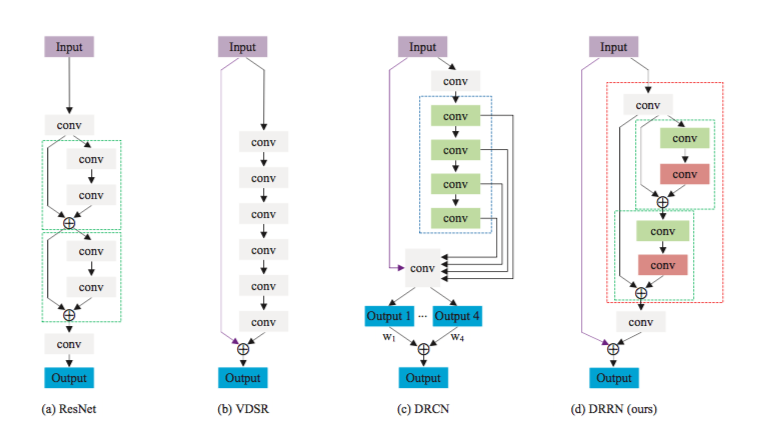
#> input picture sr/notes_history_of_evolution01.png, 764 x 424 px
$ python -i h5.py   (imports and definitions only)
#> lines starting #> are read from the running program, lines starting #| are printed output that depends on the picture
import codecs
import h5py
import numpy as np
from PIL import Image


def_size = 41
def_stride = def_size//2


def dataset_from_file(file_name, save_path, upscale=False):
    data = []
    with codecs.open(file_name, 'r', 'utf-8') as reader:
        for i, line in enumerate(reader.readlines(), 1):
            img_b, img_h = line.strip().split(',')
            data.append((img_b, img_h))

    return dataset_from_list(data, save_path, upscale)


def dataset_from_list(data, save_path, upscale=False):
    inputs = []
    labels = []
    for img_b, img_h in data:
        try:
            img_b = Image.open(img_b).convert('YCbCr')
            img_h = Image.open(img_h).convert('YCbCr')

            img_b_y, _, _ = img_b.split()
            img_h_y, _, _ = img_h.split()

            if upscale:
                if img_b_y.size != img_h_y.size:
                    img_b_y = img_b_y.resize(img_h_y.size, Image.BICUBIC)

            img_b_y = np.asarray(img_b_y, dtype=np.float32)
            img_b_y = img_b_y.reshape((1,) + img_b_y.shape)
            img_b_y /= 255.

            img_h_y = np.asarray(img_h_y, dtype=np.float32)
            img_h_y = img_h_y.reshape((1,) + img_h_y.shape)
            img_h_y /= 255.
        except Exception as e:
            continue

        hs = set(tuple(range(0, img_b_y.shape[1]-def_size, def_stride)) + (img_b_y.shape[1]-def_size,))
        ws = set(tuple(range(0, img_b_y.shape[2]-def_size, def_stride)) + (img_b_y.shape[2]-def_size,))
        for h in hs:
            for w in ws:
                inputs.append(img_b_y[:,h:h+def_size,w:w+def_size])
                labels.append(img_h_y[:,h:h+def_size,w:w+def_size])

    hf = h5py.File(save_path, 'w')
    hf['data'] = np.array(inputs)
    hf['label'] = np.array(labels)
    hf.close()

    return save_path


def h5info(save_path):
    hf = h5py.File(save_path)
    result = {'data' : hf['data'].shape, 'label': hf['label'].shape}
    hf.close()
    return result


'''
import sys
sys.path.insert(0, '/data2/gits')

from pyhej.sr.h5 import dataset_from_file, h5info

dataset_from_file('/data2/datasets/slyx/mr2_sr_x2/dataset_2_3/dataset_train.txt',
                  '/data2/datasets/slyx/mr2_sr_x2/dataset_2_3/dataset_train.h5',
                  upscale=True)

dataset_from_file('/data2/datasets/slyx/mr2_sr_x2/dataset_2_3/dataset_tests.txt',
                  '/data2/datasets/slyx/mr2_sr_x2/dataset_2_3/dataset_tests.h5',
                  upscale=True)
'''

>>> import cv2
>>> picture = cv2.imread('notes_history_of_evolution01.png', cv2.IMREAD_GRAYSCALE)
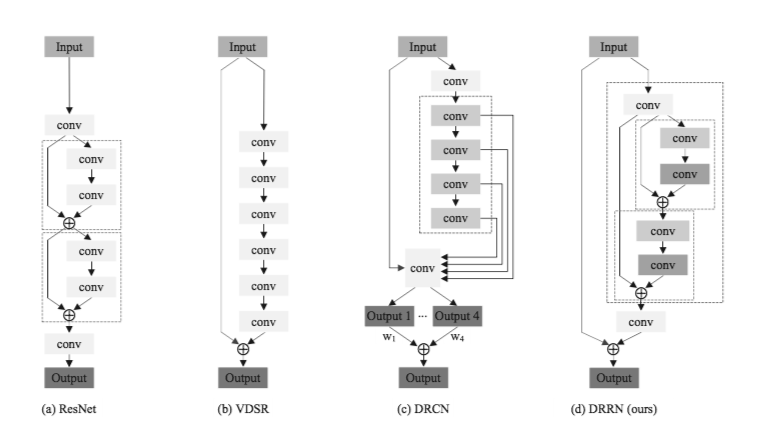
#> picture: shape (424, 764); min 25, max 255, mean 244.4
>>> result = dataset_from_list(picture, 'out.png')
#> (the run stopped early here; a loop or call above may not have finished)
